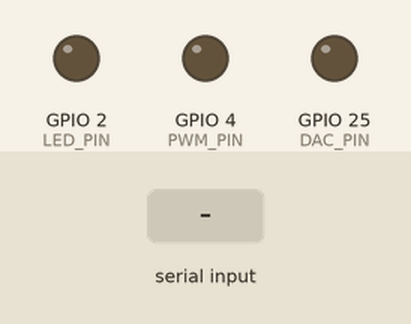
Bench run of a sketch on a simulated ESP32. Shown: output pins drawn as LEDs (lit = HIGH). The test bench sets the inputs (shaded band).

Above: at 1.2 s.
1.3 s: "1" received over Serial
At 1.7 s:
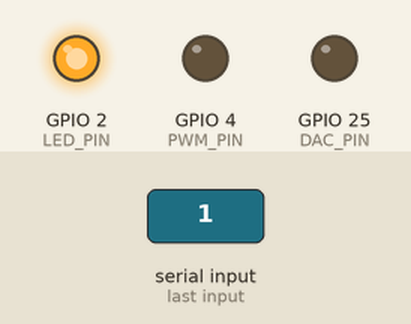
2.8 s: "P90\n" received over Serial
At 4.0 s:
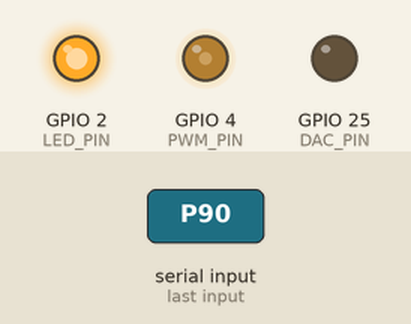
4.3 s: "0" received over Serial
At 5.2 s:
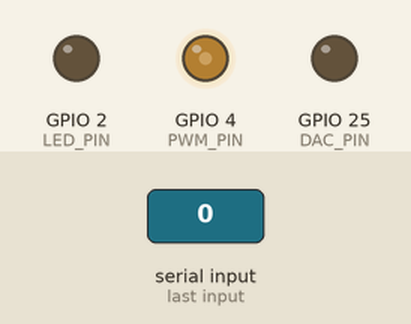
5.8 s: "D90\n" received over Serial
At 6.3 s:
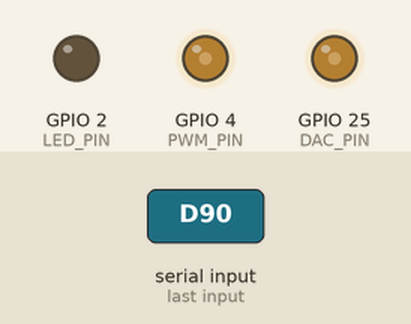
7.3 s: "30,150\n" received over Serial
8.8 s: "P,45\n" received over Serial
At 9.8 s:
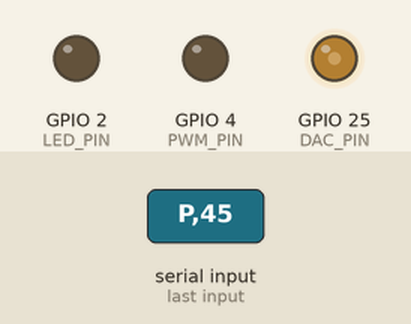
Timing chart, 0 to 11.3 s (numbered marks = the images above; inputs shaded):
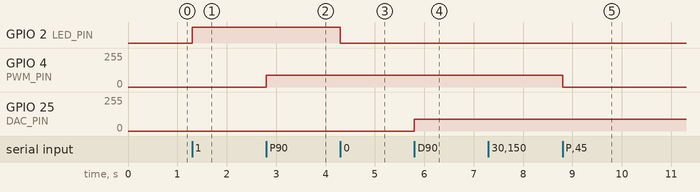

The sketch:

Practica1.ino
```cpp
#define LED_PIN 2      // Pin donde está conectado el LED
#define PWM_PIN 4      // Pin PWM
#define DAC_PIN 25     // Pin DAC (GPIO 25 en ESP32)

// Configuración inicial
void setup() {
  Serial.begin(115200); // Inicializa la comunicación serial a 115200 baudios
  pinMode(LED_PIN, OUTPUT); // Configura el pin del LED como salida
  pinMode(PWM_PIN, OUTPUT); // Configura el pin PWM como salida
  // No es necesario configurar el pin DAC, se maneja automáticamente
}

void loop() {
  if (Serial.available()) {
    char command = Serial.read(); // Lee el comando enviado desde Python

    // Control del LED
    if (command == '1') {
      digitalWrite(LED_PIN, HIGH);  // Encender LED
    } else if (command == '0') {
      digitalWrite(LED_PIN, LOW);   // Apagar LED
    }

    // Control de PWM (Recibe un formato como 'Pxxx' donde 'xxx' es el valor)
    if (command == 'P') {
      String pwmValueStr = "";
      while (Serial.available() > 0) {
        char c = Serial.read();
        pwmValueStr += c;
      }
      int pwmValue = pwmValueStr.toInt();
      if (pwmValue >= 0 && pwmValue <= 255) {
        analogWrite(PWM_PIN, pwmValue);  // Ajusta el valor PWM (0-255)
      }
    }

    // Control del DAC (Recibe un formato como 'Dxxx' donde 'xxx' es el valor)
    if (command == 'D') {
      String dacValueStr = "";
      while (Serial.available() > 0) {
        char c = Serial.read();
        dacValueStr += c;
      }
      int dacValue = dacValueStr.toInt();
      if (dacValue >= 0 && dacValue <= 255) {
        dacWrite(DAC_PIN, dacValue);  // Ajusta el valor DAC (0-255)
      }
    }
  }
}
```

Measured:
- after the input at 1.3 s, GPIO 2 (LED_PIN): LOW → HIGH at once
- after the input at 2.8 s, GPIO 4 (PWM_PIN): 0/255 → 90/255 at once
- after the input at 4.3 s, GPIO 2 (LED_PIN): HIGH → LOW at once
- after the input at 5.8 s, GPIO 25 (DAC_PIN): 0/255 → 90/255 at once
- after the input at 8.8 s, GPIO 4 (PWM_PIN): 90/255 → 0/255 at once
